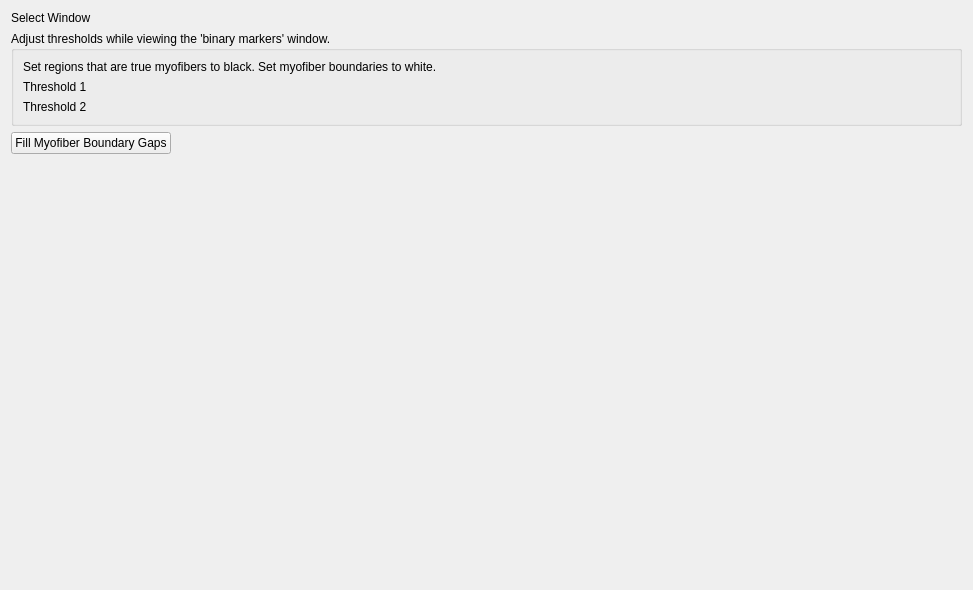
      <widget class="QWidget" name="fill_fiber_gaps">
       <attribute name="title">
        <string>Fill Fiber Gaps</string>
       </attribute>
       <layout class="QGridLayout" name="gridLayout_5">
        <item row="1" column="0">
         <layout class="QGridLayout" name="gridLayout_18">
          <item row="0" column="0">
           <widget class="QLabel" name="label_5">
            <property name="text">
             <string>Select Window</string>
            </property>
           </widget>
          </item>
         </layout>
        </item>
        <item row="8" column="0">
         <spacer name="verticalSpacer_2">
          <property name="orientation">
           <enum>Qt::Vertical</enum>
          </property>
          <property name="sizeHint" stdset="0">
           <size>
            <width>951</width>
            <height>425</height>
           </size>
          </property>
         </spacer>
        </item>
        <item row="7" column="0">
         <layout class="QGridLayout" name="gridLayout_13">
          <item row="0" column="0">
           <widget class="QPushButton" name="fill_boundaries_button">
            <property name="text">
             <string>Fill Myofiber Boundary Gaps</string>
            </property>
           </widget>
          </item>
          <item row="0" column="1">
           <spacer name="horizontalSpacer_4">
            <property name="orientation">
             <enum>Qt::Horizontal</enum>
            </property>
            <property name="sizeHint" stdset="0">
             <size>
              <width>40</width>
              <height>20</height>
             </size>
            </property>
           </spacer>
          </item>
         </layout>
        </item>
        <item row="6" column="0">
         <widget class="QGroupBox" name="circle_clusters_groupbox">
          <property name="title">
           <string>Adjust thresholds while viewing the 'binary markers' window.</string>
          </property>
          <layout class="QGridLayout" name="gridLayout_6">
           <item row="0" column="0">
            <widget class="QLabel" name="label_4">
             <property name="text">
              <string>Set regions that are true myofibers to black. Set myofiber boundaries to white.</string>
             </property>
            </widget>
           </item>
           <item row="1" column="0">
            <layout class="QGridLayout" name="gridLayout_4">
             <item row="2" column="1">
              <layout class="QGridLayout" name="gridLayout_threshold_two"/>
             </item>
             <item row="1" column="0">
              <widget class="QLabel" name="label">
               <property name="text">
                <string>Threshold 1</string>
               </property>
              </widget>
             </item>
             <item row="1" column="1">
              <layout class="QGridLayout" name="gridLayout_threshold_one"/>
             </item>
             <item row="2" column="0">
              <widget class="QLabel" name="label_3">
               <property name="text">
                <string>Threshold 2</string>
               </property>
              </widget>
             </item>
            </layout>
           </item>
          </layout>
         </widget>
        </item>
       </layout>
      </widget>
